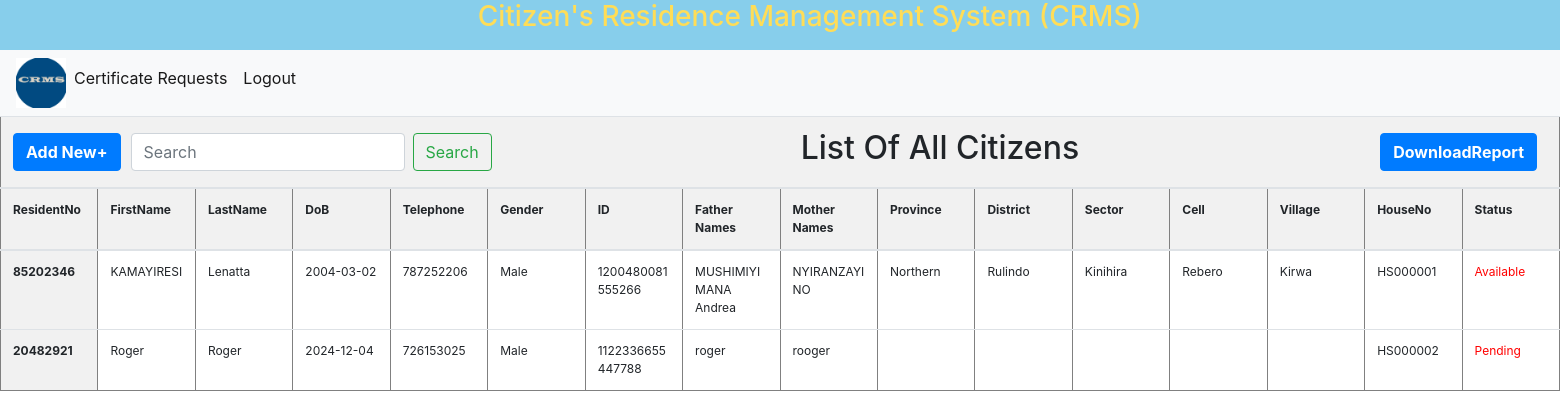
The page /ReportGeneration.php (signed in) on the database as committed earlier.
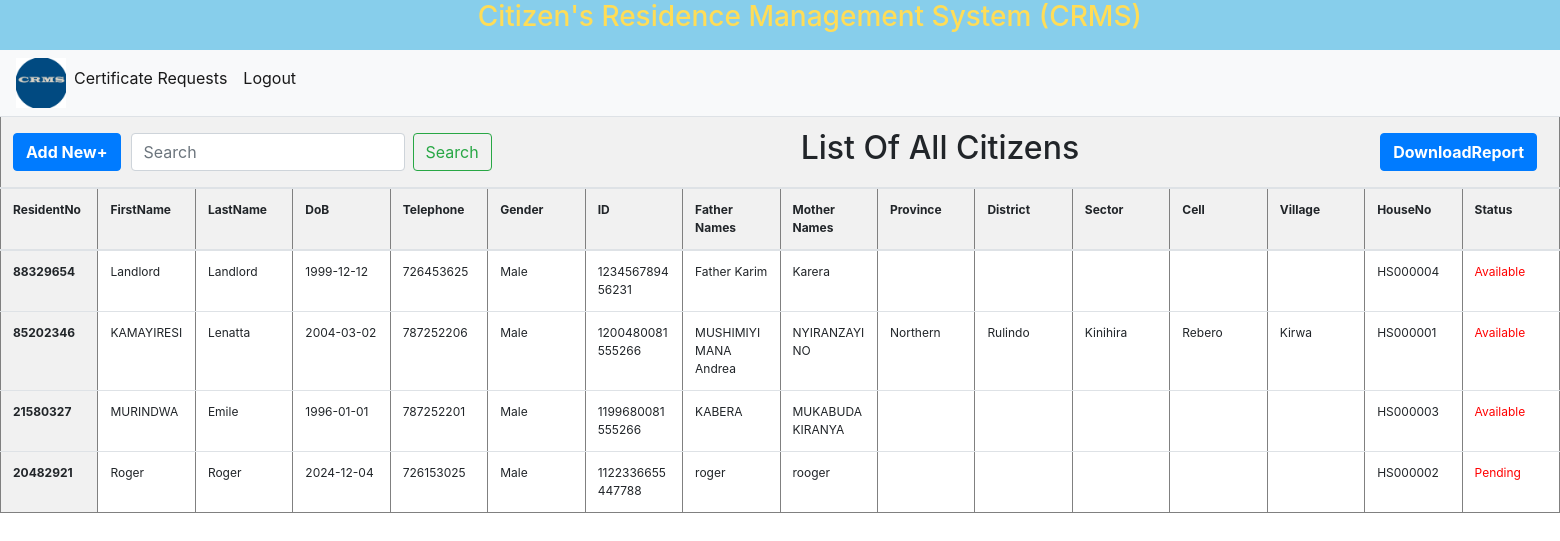
The same page on the database as committed later.
### tables this page shows
CREATE TABLE `resident` (
  `Identifier` varchar(8) DEFAULT NULL,
  `Firstname` varchar(20) DEFAULT NULL,
  `Lastname` varchar(20) DEFAULT NULL,
  `DoB` date DEFAULT NULL,
  `Telephone` varchar(10) DEFAULT NULL,
  `Gender` varchar(6) DEFAULT NULL,
  `ID` bigint DEFAULT NULL,
  `FatherNames` varchar(20) DEFAULT NULL,
  `MotherNames` varchar(20) DEFAULT NULL,
  `Province` varchar(20) DEFAULT NULL,
  `District` varchar(20) DEFAULT NULL,
  `Sector` varchar(20) DEFAULT NULL,
  `Cell` varchar(20) DEFAULT NULL,
  `Village` varchar(20) DEFAULT NULL,
  `Citizen_Category` varchar(20) DEFAULT NULL,
  `HouseNo` varchar(30) DEFAULT NULL,
  `Password` varchar(255) DEFAULT '',
  `Status` varchar(9) DEFAULT NULL,
  `RegDate` datetime DEFAULT CURRENT_TIMESTAMP
);

### ReportGeneration.php (the view, shortened to what this page needs)
<!DOCTYPE html>
<html lang="en">
<head>
    <link rel="stylesheet" href="bootstrap/bootstrap.css">
    <link rel="stylesheet" href="css/style.css">
</head>
<body>
<?php include 'header.php'; ?>
<?php
$conn = new mysqli('localhost', 'super', '', 'crms');
$records_per_page = 30;
$page = isset($_GET['page']) ? (int)$_GET['page'] : 1;
$offset = ($page - 1) * $records_per_page;
$search_query = isset($_GET['search']) ? $conn->real_escape_string($_GET['search']) : '';
$sql = "SELECT Identifier, Firstname, Lastname, DoB, Telephone, Gender, ID, FatherNames, MotherNames, Province, District, Sector, Cell, Village, citizen_category, HouseNo, Status, RegDate
        FROM resident
        WHERE HouseNo IS NOT NULL
        AND CONCAT_WS(' ', Firstname, Lastname, DoB, Telephone, Gender, ID, FatherNames, MotherNames, Province, District, Sector, Cell, Village, citizen_category, HouseNo, Status, RegDate) LIKE ?
        ORDER BY Identifier DESC
        LIMIT ? OFFSET ?";
$stmt = $conn->prepare($sql);
$search_param = "%$search_query%";
$stmt->bind_param("sii", $search_param, $records_per_page, $offset);
$stmt->execute();
$result = $stmt->get_result();
if ($result->num_rows > 0) {
    echo "<div class='table-container'>";
    echo "<table border='1' class='table table-striped'>";
    echo "<thead><tr><th colspan='16'><div style='display: flex; align-items: center;'>
    <div style='margin-right: 10px;'>
        <a class='small' href='addResident.php'>
            <button class='btn btn-primary'><b>Add New+</b></button>
        </a>
    </div>
    <div style='margin-right: 8px;'>
        <form class='form-inline my-2 my-lg-0' method='GET' action=''>
            <input class='form-control mr-sm-2' type='search' name='search' placeholder='Search' aria-label='Search' value='" . htmlspecialchars($search_query) . "'>
            <button class='btn btn-outline-success my-2 my-sm-0' type='submit'>Search</button>
        </form>
    </div>
    <div style='flex: 1; text-align: center; font-size: 18px;'>
        <h2 class='text-center'>List Of All Citizens</h2>
    </div>
    <div style='margin-right: 10px;'>
        <button class='btn btn-primary' id='generateReportButton'><b>DownloadReport</b></button>
    </div>
</div></th></tr></thead>";
    echo "<tr>
            <th scope='col'>ResidentNo</th>
            <th scope='col'>FirstName</th>
            <th scope='col'>LastName</th>
            <th scope='col'>DoB</th>
            <th scope='col'>Telephone</th>
            <th scope='col'>Gender</th>
            <th scope='col'>ID</th>
            <th scope='col'>Father Names</th>
            <th scope='col'>Mother Names</th>
            <th scope='col'>Province</th>
            <th scope='col'>District</th>
            <th scope='col'>Sector</th>
            <th scope='col'>Cell</th>
            <th scope='col'>Village</th>
            <th scope='col'>HouseNo</th>
            <th scope='col'>Status</th>
        </tr>";
    echo "</thead><tbody>";
    while ($row = $result->fetch_assoc()) {
        echo "<tr>
                <th>" . htmlspecialchars($row["Identifier"]) . "</th>
                <td>" . htmlspecialchars($row["Firstname"]) . "</td>
                <td>" . htmlspecialchars($row["Lastname"]) . "</td>
                <td>" . htmlspecialchars($row["DoB"]) . "</td>
                <td>" . htmlspecialchars($row["Telephone"]) . "</td>
                <td>" . htmlspecialchars($row["Gender"]) . "</td>
                <td>" . htmlspecialchars($row["ID"]) . "</td>
                <td>" . htmlspecialchars($row["FatherNames"]) . "</td>
                <td>" . htmlspecialchars($row["MotherNames"]) . "</td>
                <td>" . htmlspecialchars($row["Province"]) . "</td>
                <td>" . htmlspecialchars($row["District"]) . "</td>
                <td>" . htmlspecialchars($row["Sector"]) . "</td>
                <td>" . htmlspecialchars($row["Cell"]) . "</td>
                <td>" . htmlspecialchars($row["Village"]) . "</td>
                <td>" . htmlspecialchars($row["HouseNo"]) . "</td>
                <td style='color: red;'>" . htmlspecialchars($row["Status"]) . "</td>
              </tr>";
    }
    echo "</tbody></table></div>";
}
?>
</body>
</html>

Rows that differ between the two databases and show on the page:
added resident: Identifier "88329654", Firstname "Landlord", Lastname "Landlord", DoB "1999-12-12", Telephone "726453625", Gender "Male", ID "123456789456231", FatherNames "Father Karim", MotherNames "Karera", HouseNo "HS000004", Status "Available"
added resident: Identifier "21580327", Firstname "MURINDWA", Lastname "Emile", DoB "1996-01-01", Telephone "787252201", Gender "Male", ID "1199680081555266", FatherNames "KABERA", MotherNames "MUKABUDAKIRANYA", HouseNo "HS000003", Status "Available"
